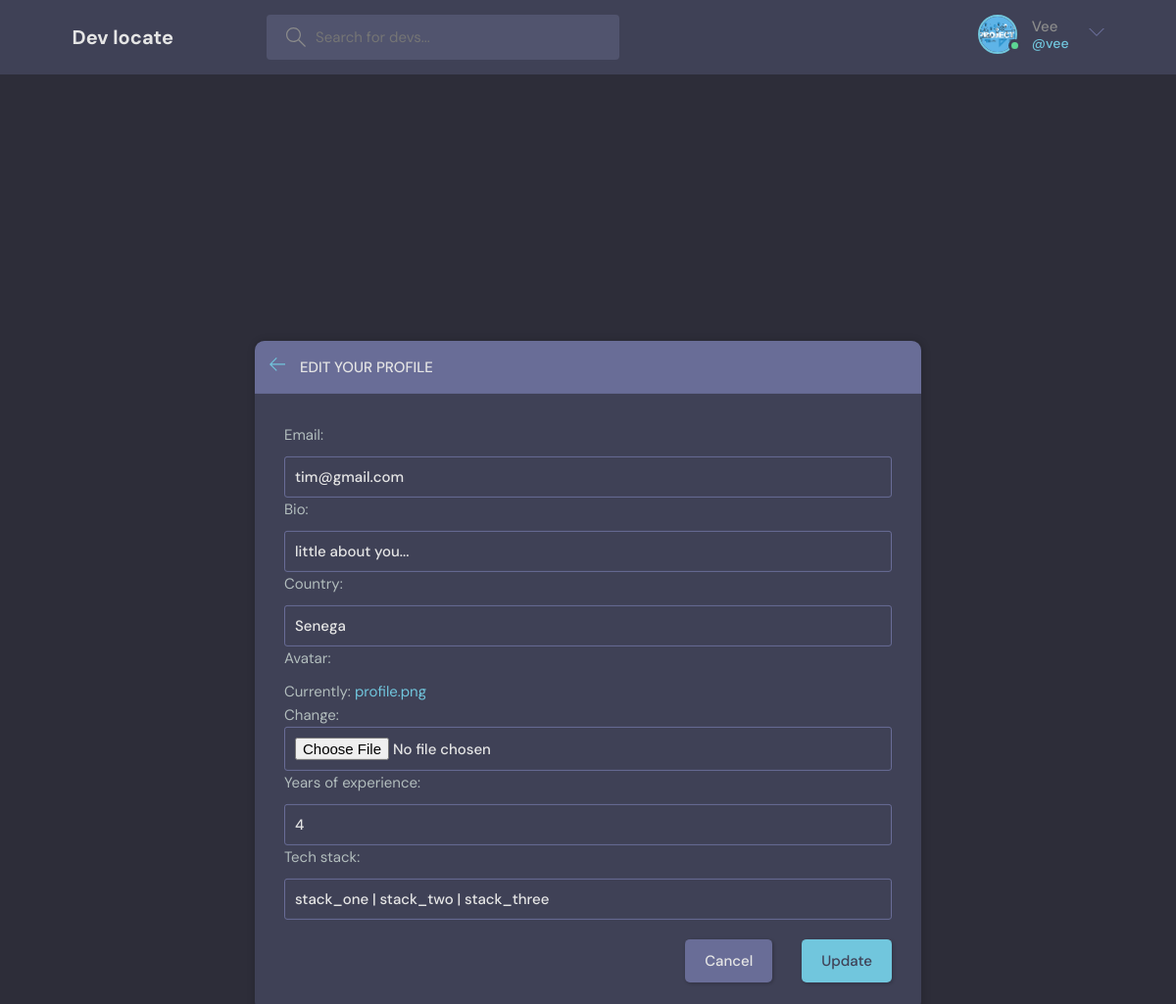
The page /accounts/settings/1/ (signed in) on the database as committed earlier.
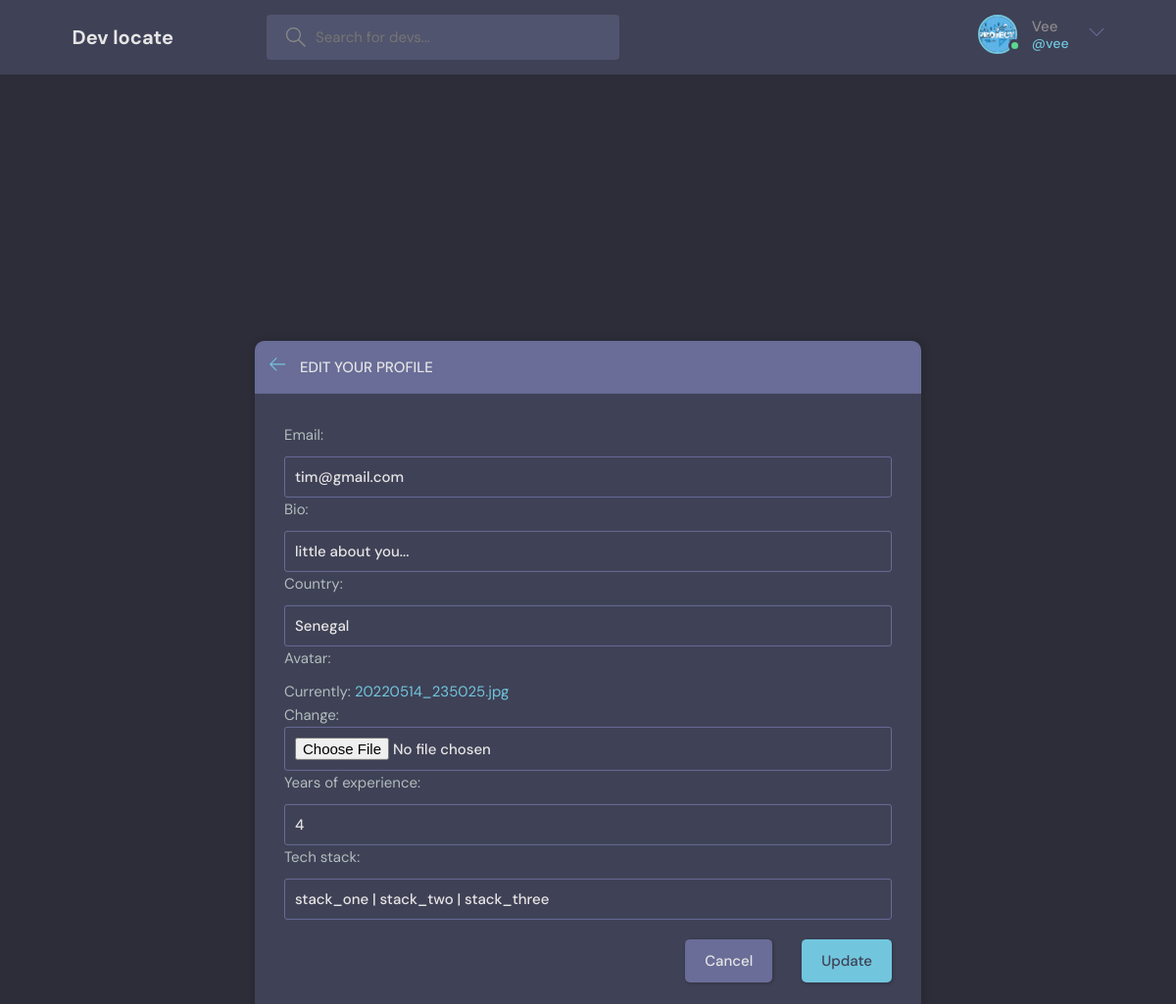
The same page on the database as committed later.
### accounts/models.py (models this page shows, shortened)
class Engineer(AbstractUser):
    username = models.CharField(max_length=200, null=True)
    email = models.EmailField(unique=True, null=True)
    bio = models.TextField()
    avatar = models.ImageField(default="profile.png")
    country = models.CharField(max_length=200)
    years_of_experience = models.PositiveIntegerField(null=True, blank=True)
    tech_stack = models.CharField(null=True, blank=True, max_length=300)
    USERNAME_FIELD = "email"
    REQUIRED_FIELDS = ["username"]

### accounts/views.py (the view, shortened to what this page needs)
# urls.py: path("settings/<str:pk>/", EngineerSettings.as_view(), name="settings"),
class EngineerSettings(LoginRequiredMixin, UpdateView):
    model = Engineer
    template_name = "../templates/settings.html"
    form_class = EngineerForm

### accounts/forms.py
class EngineerForm(forms.ModelForm):
    class Meta:
        model = Engineer
        fields = [
            "email",
            "bio",
            "country",
            "avatar",
            "years_of_experience",
            "tech_stack",
        ]
        widgets = {
            "bio": forms.TextInput(attrs={"placeholder": "little about you..."}),
            "tech_stack": forms.TextInput(
                attrs={"placeholder": "stack 1, stack 2, stack 3"}
            ),
        }

### templates/settings.html (shortened to what this page needs)
{% extends 'base.html' %}
{% block content %}
<main class="update-account layout">
    <div class="container">
        <div class="layout__box" style="margin-top: 150px;">
            <div class="layout__boxHeader">
                <div class="layout__boxTitle">
                    <a href="{{request.META.HTTP_REFERER}}">
                        <svg version="1.1" xmlns="http://www.w3.org/2000/svg" width="32" height="32"
                             viewBox="0 0 32 32">
                            <title>arrow-left</title>
                            <path
                                    d="M13.723 2.286l-13.723 13.714 13.719 13.714 1.616-1.611-10.96-10.96h27.625v-2.286h-27.625l10.965-10.965-1.616-1.607z">
                            </path>
                        </svg>
                    </a>
                    <h3>Edit your profile</h3>
                </div>
            </div>
            <div class="layout__body">
                <form class="form" method="POST" enctype="multipart/form-data">
                    <div class="form__group">
                        {{form.as_p}}
                    </div>
                    <div class="form__action">
                        <a class="btn btn--dark" href="{{request.META.HTTP_REFERER}}">Cancel</a>
                        <button class="btn btn--main" type="submit">Update</button>
                    </div>
                </form>
            </div>
        </div>
    </div>
</main>
{% endblock %}

Rows that differ between the two databases and show on the page:
changed Engineer "tim@gmail.com": country "Senega" → "Senegal"
Other text that changed with them:
text no longer shown: "Email: Bio: Country: Avatar: Currently: profile.png Change: Years of experience: Tech stack:"
text now shown: "Email: Bio: Country: Avatar: Currently: 20220514_235025.jpg Change: Years of experience: Tech stack:"
